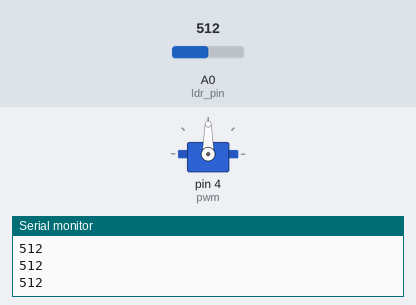
A sketch run on a simulated Arduino Uno, built with avr-gcc and run on an emulated ATmega328P. Shown: servo, the last lines printed to the serial monitor. The test bench sets the inputs (shaded band); at power-on: A0 (ldr_pin) = 512.

Above: at 1.2 s.
1.3 s: A0 (ldr_pin) set to 716
At 2.2 s:
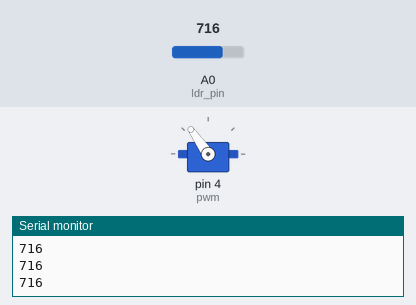
2.8 s: A0 (ldr_pin) set to 900
At 3.8 s:
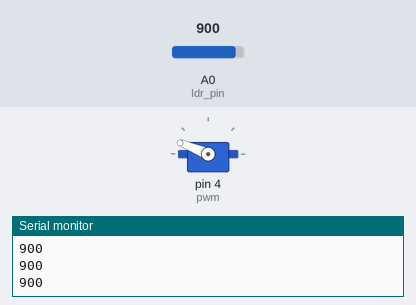
4.3 s: A0 (ldr_pin) set to 1023
At 5.4 s:
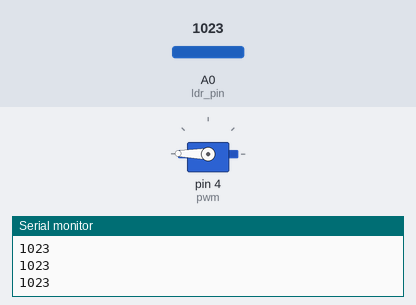
5.8 s: A0 (ldr_pin) set to 306
At 7.0 s:
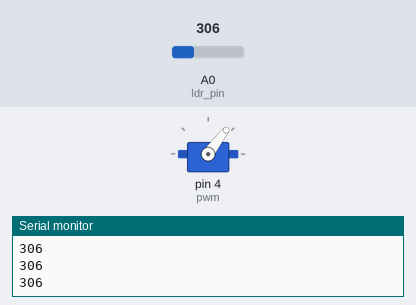
7.3 s: A0 (ldr_pin) set to 122
At 8.0 s:
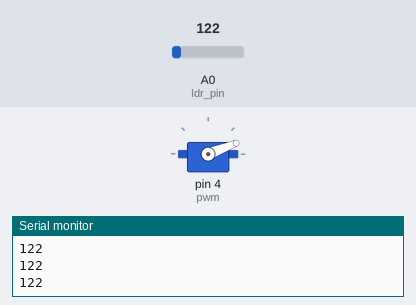
8.8 s: A0 (ldr_pin) set to 0
At 9.6 s:
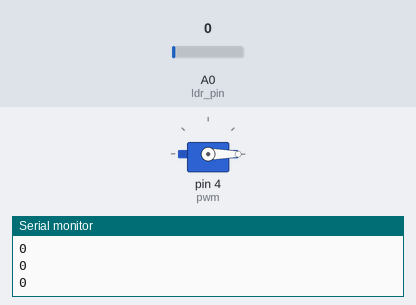
Timing chart, 0 to 11.3 s (numbered marks = the images above; inputs shaded):
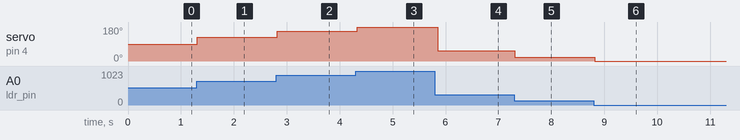

Measured:
- after the input at 1.3 s, servo on pin 4 (pwm): 90° → 125° at once
- after the input at 2.8 s, servo on pin 4 (pwm): 125° → 158° at once
- after the input at 4.3 s, servo on pin 4 (pwm): 158° → 179° at once
- after the input at 5.8 s, servo on pin 4 (pwm): 179° → 53° after 0.05 s
- after the input at 7.3 s, servo on pin 4 (pwm): 53° → 21° at once
- after the input at 8.8 s, servo on pin 4 (pwm): 21° → 0° at once

The sketch:

Servo_LDR.ino
```cpp
#include <Servo.h>

Servo myservo;
int pwm = 4;
int ldr_pin = A0;
int LDRval = 0;
int converted = 0;
void setup() {
  myservo.attach(pwm);
  Serial.begin(9600);
}

void loop() {
  LDRval = analogRead(ldr_pin);
  Serial.println(LDRval);
  converted = map(LDRval, 0, 1024, 0, 180);
  myservo.write(converted);
  delay(50);
}
```
